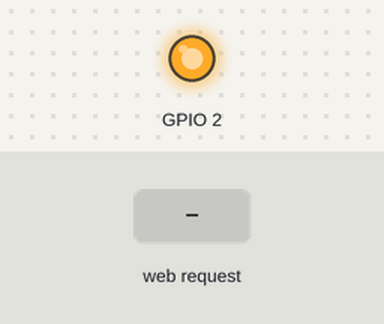
The sketch below on a simulated ESP8266 (NodeMCU). On the bench: output pins drawn as LEDs (lit = HIGH). Inputs (shaded band) come from the test bench. WiFi joins after 1.5 s; servers stay silent unless stated; what the sketch prints to the serial monitor is not drawn.

Above: at 2.7 s.
2.8 s: HTTP request GET /relayon received
At 3.8 s:
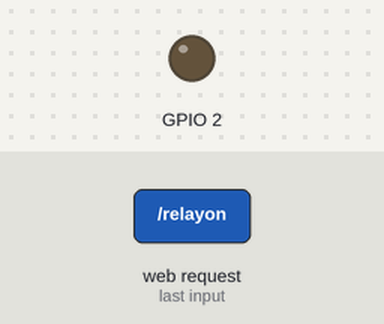
4.3 s: HTTP request GET /relayoff received
At 4.9 s:
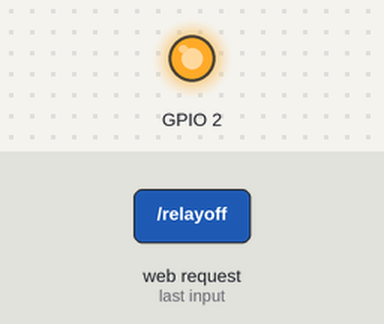
Timing chart, 0 to 7.3 s (numbered marks = the images above; inputs shaded):
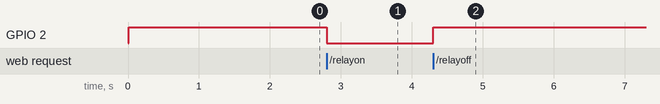

The sketch:

esp_relay.ino
```cpp
#include <ESP8266WiFi.h>

const char* ssid = "NETWORK-SSID";
const char* password = "NETWORK-PASSWORD";

WiFiServer server(80);

void setup() {
  Serial.begin(115200);
  delay(10);
  pinMode(2, OUTPUT);
  digitalWrite(2, HIGH);

  // Connect to WiFi network
  Serial.println();
  Serial.println();
  Serial.print("Connecting to ");
  Serial.println(ssid);

  WiFi.begin(ssid, password);

  while (WiFi.status() != WL_CONNECTED) {
    delay(500);
    Serial.print(".");
  }
  Serial.println("");
  Serial.println("WiFi connected");

  // Start the server
  server.begin();
  Serial.println("Server started");

  // Print the IP address
  Serial.print("Use this URL to connect: ");
  Serial.print("http://");
  Serial.print(WiFi.localIP());
  Serial.println("/");

}

void loop() {
  // Check if a client has connected
  WiFiClient client = server.available();
  if (!client) {
    return;
  }

  // Wait until the client sends some data
  Serial.println("new client");
  while(!client.available()){
    delay(1);
  }

  // Read the first line of the request
  String request = client.readStringUntil('\r');
  Serial.println(request);
  client.flush();

  // Match the request


  if (request.indexOf("/relayon") > 0)  {
    digitalWrite(2, LOW);

  }
  if (request.indexOf("/relayoff") >0)  {
    digitalWrite(2, HIGH);

  }
// Set ledPin according to the request
//digitalWrite(ledPin, value);

  // Return the response
  client.println("HTTP/1.1 200 OK");
  client.println("Content-Type: text/html");
  client.println(""); //  do not forget this one
  client.println("<!DOCTYPE HTML>");
  client.println("<html>");
  client.println("<head>");
  client.println("<meta name='apple-mobile-web-app-capable' content='yes' />");
  client.println("<meta name='apple-mobile-web-app-status-bar-style' content='black-translucent' />");
 client.println("</head>");
  client.println("<body bgcolor = \"#f7e6ec\">");
  client.println("<hr/><hr>");
  client.println("<h4><center> Relay Control </center></h4>");
  client.println("<hr/><hr>");
  client.println("<br><br>");
  client.println("<br><br>");
  client.println("<center>");
  client.println("Relay");
  client.println("<a href=\"/relayon\"\"><button>Turn On </button></a>");
  client.println("<a href=\"/relayoff\"\"><button>Turn Off </button></a><br />");
  client.println("</center>");
  client.println("<br><br>");
client.println("<table border=\"5\">");
 client.println("<tr>");
  if (digitalRead(2))
         {
           client.print("<center>");
           client.print("<td>Relay is OFF</td>");
           client.print("</center>");

         }
          else
          {
            client.print("<center>");
            client.print("<td>Relay is ON</td>");
            client.print("</center>");
        }

        client.println("<br />");

          client.println("</tr>");


          client.println("</table>");

          client.println("</center>");
  client.println("</html>");
  delay(1);
  Serial.println("Client disonnected");
  Serial.println("");

}
```

Measured:
- after the input at 2.8 s, GPIO 2: HIGH → LOW at once
- after the input at 4.3 s, GPIO 2: LOW → HIGH at once
